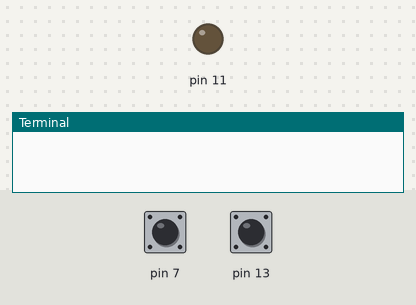
Bench run of a program on a simulated Raspberry Pi (header pin numbers). On the bench: output pins drawn as LEDs (lit = HIGH), the last lines printed to the terminal. The test bench sets the inputs (shaded band); at power-on: pin 7 LOW, pin 13 LOW.

Above: at 1.2 s.
1.3 s: pin 7 pulled HIGH for 0.15 s
At 2.3 s:
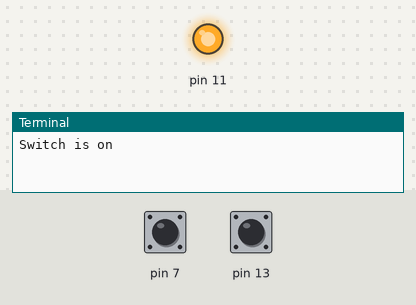
2.9 s: pin 13 pulled HIGH for 0.15 s
At 3.6 s:
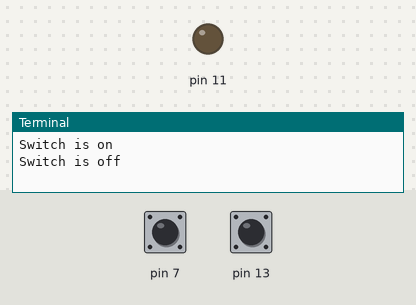
4.5 s: pin 7 pulled HIGH for 1 s
At 4.8 s:
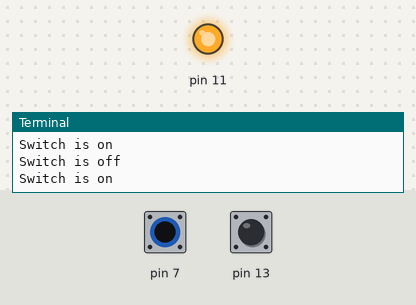
7.0 s: pin 13 pulled HIGH for 1 s
At 7.9 s:
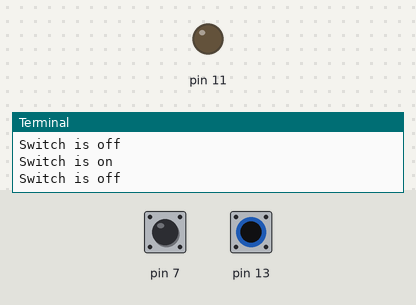
Timing chart, 0 to 10.0 s (numbered marks = the images above; inputs shaded):
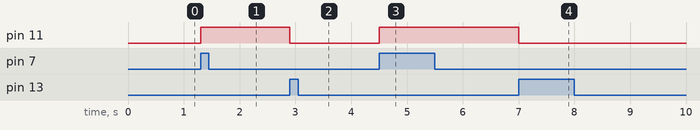

The program:

buttons.py
```python
#!/usr/bin/env python

import RPi.GPIO as GPIO

isOn = False

def switchOn(channel):
    global isOn
    print "Switch is on"
    isOn = True

def switchOff(channel):
    global isOn
    print "Switch is off"
    isOn = False

def main():
    global isOn
    GPIO.setmode(GPIO.BOARD)
    GPIO.setup(7, GPIO.IN, pull_up_down=GPIO.PUD_DOWN)
    GPIO.setup(13, GPIO.IN, pull_up_down=GPIO.PUD_DOWN)
    GPIO.setup(11, GPIO.OUT)
    GPIO.add_event_detect(7, GPIO.RISING, callback=switchOn, bouncetime=300)
    GPIO.add_event_detect(13, GPIO.RISING, callback=switchOff, bouncetime=300)
    while True:
        if isOn:
            GPIO.output(11, True)
        else:
            GPIO.output(11, False)


if __name__ == "__main__":
    main()
```

Measured:
- after the input at 1.3 s, pin 11: LOW → HIGH at once
- after the input at 2.9 s, pin 11: HIGH → LOW at once
- after the input at 4.5 s, pin 11: LOW → HIGH at once
- after the input at 7.0 s, pin 11: HIGH → LOW at once
